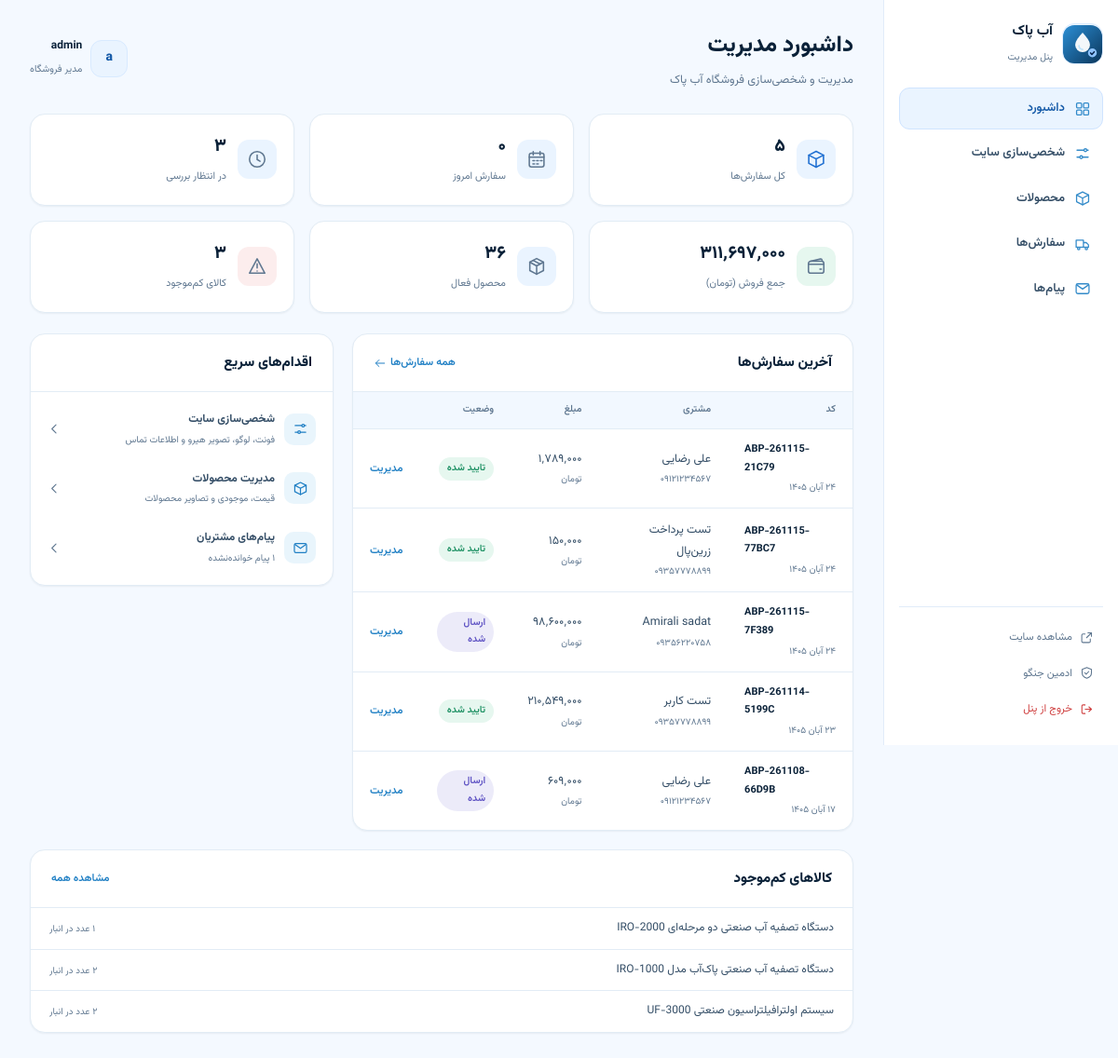
Screenshot of /panel/ (signed in) with the database file from the repository.
### shop/models.py (models this page shows, shortened)
class SiteSettings(models.Model):
    FONT_VAZIRMATN = "vazirmatn"
    FONT_TAHOMA = "tahoma"
    FONT_CUSTOM = "custom"
    FONT_CHOICES = [
        (FONT_VAZIRMATN, "وزیرمتن (پیشنهادی)"),
        (FONT_TAHOMA, "تاهوما"),
        (FONT_CUSTOM, "فونت سفارشی (بارگذاری فایل woff2)"),
    ]
    site_name = models.CharField("نام سایت", max_length=80, default="آب پاک")
    site_name_en = models.CharField("نام انگلیسی", max_length=80, default="ABPAK")
    tagline = models.CharField("شعار سایت", max_length=160, default="تجهیزات تصفیه آب خانگی و صنعتی")
    phone = models.CharField("تلفن نمایشی", max_length=40, default="۰۲۱-۹۱۰۰۴۵۶۷")
    phone_raw = models.CharField("تلفن برای تماس", max_length=40, default="02191004567")
    mobile = models.CharField("موبایل", max_length=40, blank=True, default="۰۹۱۲۳۴۵۶۷۸۹")
    email = models.EmailField("ایمیل", blank=True, default="info@abpak.ir")
    address = models.CharField("آدرس", max_length=300, blank=True, default="تهران، خیابان ولیعصر، برج آبان، طبقه ۵")
    working_hours = models.CharField("ساعات پاسخگویی", max_length=120, default="شنبه تا پنجشنبه، ۹ صبح تا ۹ شب")
    tapsi_shop = models.URLField(
        "فروشگاه تپسی‌شاپ",
        blank=True,
        default="https://tapsi.shop/store/1439158740070203392/HIT759060",
    )
    instagram = models.URLField("اینستاگرام", blank=True, default="https://instagram.com/")
    telegram = models.URLField("تلگرام", blank=True, default="https://t.me/")
    whatsapp = models.URLField("واتساپ", blank=True, default="https://wa.me/989123456789")
    CURSOR_DROPLET = "droplet"
    CURSOR_SYSTEM = "system"
    CURSOR_CHOICES = [
        (CURSOR_DROPLET, "کرسر قطره‌ای (سفارشی آب پاک)"),
        (CURSOR_SYSTEM, "کرسر پیش‌فرض سیستم"),
    ]
    font_choice = models.CharField("فونت سایت", max_length=20, choices=FONT_CHOICES, default=FONT_VAZIRMATN)
    custom_font = models.FileField("فایل فونت سفارشی", upload_to="fonts/", blank=True, null=True)
    cursor_style = models.CharField("کرسر موس سایت", max_length=20, choices=CURSOR_CHOICES, default=CURSOR_DROPLET)
    animations_enabled = models.BooleanField("انیمیشن‌های حرکتی و اسکرول", default=True)
    logo = models.ImageField("لوگوی سایت", upload_to="branding/", blank=True, null=True)
    hero_image = models.ImageField("تصویر هیرو (صفحه اصلی)", upload_to="branding/", blank=True, null=True)
    updated_at = models.DateTimeField("آخرین بروزرسانی", auto_now=True)
    class Meta:
        verbose_name = "تنظیمات سایت"
        verbose_name_plural = "تنظیمات سایت"
    @classmethod
    def load(cls):
        obj = cache.get("abpak:site-settings")
        if obj is None:
            obj, _ = cls.objects.get_or_create(pk=1)
            cache.set("abpak:site-settings", obj, 600)
        return obj
    @property
    def font_stack(self):
        base = '"Vazirmatn", "Segoe UI", Tahoma, sans-serif'
        if self.font_choice == self.FONT_CUSTOM and self.custom_font:
            return '"ABPAK-Custom", ' + base
        if self.font_choice == self.FONT_TAHOMA:
            return 'Tahoma, "Segoe UI", sans-serif'
        return base

class Order(models.Model):
    STATUS_PENDING = "pending"
    STATUS_CONFIRMED = "confirmed"
    STATUS_PROCESSING = "processing"
    STATUS_SHIPPED = "shipped"
    STATUS_DELIVERED = "delivered"
    STATUS_CANCELED = "canceled"
    STATUS_CHOICES = [
        (STATUS_PENDING, "در انتظار بررسی"),
        (STATUS_CONFIRMED, "تایید شده"),
        (STATUS_PROCESSING, "در حال آماده‌سازی"),
        (STATUS_SHIPPED, "ارسال شده"),
        (STATUS_DELIVERED, "تحویل داده شده"),
        (STATUS_CANCELED, "لغو شده"),
    ]
    PAYMENT_UNPAID = "unpaid"
    PAYMENT_AWAITING = "awaiting_transfer"
    PAYMENT_PAID = "paid"
    PAYMENT_CHOICES = [
        (PAYMENT_UNPAID, "پرداخت در محل"),
        (PAYMENT_AWAITING, "در انتظار انتقال بانکی"),
        (PAYMENT_PAID, "پرداخت شده"),
    ]
    code = models.CharField("کد سفارش", max_length=20, unique=True, editable=False)
    user = models.ForeignKey(
        settings.AUTH_USER_MODEL,
        verbose_name="کاربر",
        related_name="orders",
        on_delete=models.SET_NULL,
        null=True,
        blank=True,
    )
    full_name = models.CharField("نام و نام خانوادگی", max_length=150)
    phone = models.CharField("شماره تماس", max_length=11)
    province = models.CharField("استان", max_length=50)
    city = models.CharField("شهر", max_length=80)
    address = models.TextField("آدرس")
    postal_code = models.CharField("کد پستی", max_length=10)
    note = models.TextField("توضیحات سفارش", blank=True)
    shipping_method = models.CharField("روش ارسال", max_length=20, default="post")
    payment_method = models.CharField("روش پرداخت", max_length=20, default="cod")
    payment_status = models.CharField(
        "وضعیت پرداخت", max_length=20, choices=PAYMENT_CHOICES, default=PAYMENT_UNPAID
    )
    status = models.CharField("وضعیت سفارش", max_length=20, choices=STATUS_CHOICES, default=STATUS_PENDING)
    subtotal = models.PositiveBigIntegerField("جمع کالاها", default=0)
    shipping_cost = models.PositiveBigIntegerField("هزینه ارسال", default=0)
    total = models.PositiveBigIntegerField("مبلغ نهایی", default=0)
    tracking_code = models.CharField("کد رهگیری مرسوله", max_length=60, blank=True)
    payment_gateway = models.CharField("درگاه پرداخت", max_length=30, blank=True)
    payment_authority = models.CharField(
        "شناسه تراکنش درگاه", max_length=80, blank=True, db_index=True
    )
    payment_ref_id = models.CharField("کد پیگیری تراکنش", max_length=80, blank=True)
    paid_at = models.DateTimeField("زمان پرداخت", null=True, blank=True)
    created_at = models.DateTimeField("تاریخ ثبت", auto_now_add=True)
    updated_at = models.DateTimeField("آخرین بروزرسانی", auto_now=True)
    class Meta:
        verbose_name = "سفارش"
        verbose_name_plural = "سفارش‌ها"
        ordering = ["-created_at"]
        indexes = [
            models.Index(fields=["user", "-created_at"], name="shop_order_user_created"),
            models.Index(fields=["status", "-created_at"], name="shop_order_status_created"),
            models.Index(fields=["phone"], name="shop_order_phone"),
        ]

class Product(models.Model):
    category = models.ForeignKey(
        Category, verbose_name="دسته‌بندی", related_name="products", on_delete=models.PROTECT
    )
    brand = models.ForeignKey(
        Brand, verbose_name="برند", related_name="products", on_delete=models.SET_NULL, null=True, blank=True
    )
    name = models.CharField("نام محصول", max_length=220)
    slug = models.SlugField("نشانه (slug)", max_length=240, unique=True, allow_unicode=True)
    sku = models.CharField("کد کالا", max_length=40, blank=True)
    short_description = models.CharField("توضیح کوتاه", max_length=300, blank=True)
    description = models.TextField("توضیحات کامل", blank=True)
    price = models.PositiveBigIntegerField("قیمت (تومان)")
    old_price = models.PositiveBigIntegerField("قیمت قبل از تخفیف (تومان)", null=True, blank=True)
    stock = models.PositiveIntegerField("موجودی", default=0)
    warranty = models.CharField("شرایط گارانتی", max_length=200, blank=True)
    application = models.CharField("کاربرد محصول", max_length=250, blank=True)
    compatible_with = models.CharField("نوع دستگاه سازگار", max_length=250, blank=True)
    specs = models.JSONField("مشخصات فنی", default=list, blank=True)
    is_active = models.BooleanField("فعال", default=True)
    is_featured = models.BooleanField("محصول ویژه", default=False)
    created_at = models.DateTimeField("تاریخ ایجاد", auto_now_add=True)
    updated_at = models.DateTimeField("آخرین بروزرسانی", auto_now=True)
    objects = ProductQuerySet.as_manager()
    class Meta:
        verbose_name = "محصول"
        verbose_name_plural = "محصولات"
        ordering = ["-created_at", "id"]
        indexes = [
            models.Index(fields=["is_active", "-created_at"], name="shop_prod_active_created"),
            models.Index(fields=["category", "is_active"], name="shop_prod_cat_active"),
            models.Index(fields=["is_featured", "is_active"], name="shop_prod_featured"),
        ]

### shop/panel.py (the view)
# urls.py: path("", panel.dashboard, name="dashboard"),
@staff_member_required
def dashboard(request):
    return render(
        request,
        "panel/dashboard.html",
        {
            **services.get_dashboard_context(),
            "panel_section": "dashboard",
            "page_title": "داشبورد مدیریت",
        },
    )

### templates/panel/dashboard.html
{% extends "panel/base.html" %}
{% load shop_tags %}
{% block content %}
<div class="p-stats">
  <div class="p-stat p-stat--blue">
    <span class="p-stat__icon"><svg class="icon"><use href="#i-box"></use></svg></span>
    <div><strong>{{ stats.orders|fa }}</strong><span>کل سفارش‌ها</span></div>
  </div>
  <div class="p-stat">
    <span class="p-stat__icon"><svg class="icon"><use href="#i-calendar"></use></svg></span>
    <div><strong>{{ stats.today_orders|fa }}</strong><span>سفارش امروز</span></div>
  </div>
  <div class="p-stat">
    <span class="p-stat__icon"><svg class="icon"><use href="#i-clock"></use></svg></span>
    <div><strong>{{ stats.pending|fa }}</strong><span>در انتظار بررسی</span></div>
  </div>
  <div class="p-stat">
    <span class="p-stat__icon p-stat__icon--green"><svg class="icon"><use href="#i-wallet"></use></svg></span>
    <div><strong>{{ stats.revenue|price }}</strong><span>جمع فروش (تومان)</span></div>
  </div>
  <div class="p-stat">
    <span class="p-stat__icon"><svg class="icon"><use href="#i-package"></use></svg></span>
    <div><strong>{{ stats.products|fa }}</strong><span>محصول فعال</span></div>
  </div>
  <div class="p-stat">
    <span class="p-stat__icon p-stat__icon--red"><svg class="icon"><use href="#i-alert"></use></svg></span>
    <div><strong>{{ stats.low_stock|fa }}</strong><span>کالای کم‌موجود</span></div>
  </div>
</div>
<div class="p-grid">
  <section class="p-card">
    <div class="p-card__head">
      <h2>آخرین سفارش‌ها</h2>
      <a class="p-link" href="{% url 'panel:orders' %}">همه سفارش‌ها <svg class="icon"><use href="#i-arrow-left"></use></svg></a>
    </div>
    <div class="p-table-wrap">
      <table class="p-table">
        <thead>
          <tr><th>کد</th><th>مشتری</th><th>مبلغ</th><th>وضعیت</th><th></th></tr>
        </thead>
        <tbody>
          {% for order in recent_orders %}
            <tr>
              <td><span class="p-code">{{ order.code }}</span><small>{{ order.created_at|jalali }}</small></td>
              <td>{{ order.full_name }}<small>{{ order.phone|fa }}</small></td>
              <td>{{ order.total|price }} <small>تومان</small></td>
              <td><span class="p-badge p-badge--{{ order.status }}">{{ order.get_status_display }}</span></td>
              <td><a class="p-link" href="{% url 'panel:order_edit' order.code %}">مدیریت</a></td>
            </tr>
          {% empty %}
            <tr><td colspan="5" class="p-empty">هنوز سفارشی ثبت نشده است.</td></tr>
          {% endfor %}
        </tbody>
      </table>
    </div>
  </section>
  <aside class="p-card">
    <div class="p-card__head"><h2>اقدام‌های سریع</h2></div>
    <div class="p-actions">
      <a class="p-action" href="{% url 'panel:settings' %}">
        <span class="p-action__icon"><svg class="icon"><use href="#i-sliders"></use></svg></span>
        <span><strong>شخصی‌سازی سایت</strong><small>فونت، لوگو، تصویر هیرو و اطلاعات تماس</small></span>
        <svg class="icon p-action__arrow"><use href="#i-chevron-left"></use></svg>
      </a>
      <a class="p-action" href="{% url 'panel:products' %}">
        <span class="p-action__icon"><svg class="icon"><use href="#i-box"></use></svg></span>
        <span><strong>مدیریت محصولات</strong><small>قیمت، موجودی و تصاویر محصولات</small></span>
        <svg class="icon p-action__arrow"><use href="#i-chevron-left"></use></svg>
      </a>
      <a class="p-action" href="{% url 'panel:messages' %}">
        <span class="p-action__icon"><svg class="icon"><use href="#i-mail"></use></svg></span>
        <span><strong>پیام‌های مشتریان</strong><small>{{ stats.unread|fa }} پیام خوانده‌نشده</small></span>
        <svg class="icon p-action__arrow"><use href="#i-chevron-left"></use></svg>
      </a>
    </div>
  </aside>
</div>
<section class="p-card p-card--spaced">
  <div class="p-card__head">
    <h2>کالاهای کم‌موجود</h2>
    <a class="p-link" href="{% url 'panel:products' %}?q=">مشاهده همه</a>
  </div>
  {% if low_stock %}
    <div class="p-list">
      {% for product in low_stock %}
        <a class="p-list__row" href="{% url 'panel:product_edit' product.pk %}">
          <span>{{ product.name }}</span>
          <small>{{ product.stock|fa }} عدد در انبار</small>
        </a>
      {% endfor %}
    </div>
  {% else %}
    <p class="p-empty">همه کالاها موجودی کافی دارند.</p>
  {% endif %}
</section>
{% endblock %}

### templates/panel/base.html (shortened to what this page needs)
{% load static %}<!DOCTYPE html>
<html lang="fa" dir="rtl" data-theme="light" style="--font: {{ site.font_stack }};">
<head>
  <link rel="stylesheet" href="{% static 'css/main.css' %}?v=5">
  <link rel="stylesheet" href="{% static 'css/pages.css' %}?v=5">
  <link rel="stylesheet" href="{% static 'css/panel.css' %}?v=5">
</head>
<body class="panel-body">
  <div class="panel-shell">
    <aside class="panel-side">
      <a class="panel-brand" href="{% url 'panel:dashboard' %}">
        {% if site.logo %}
          <img src="{{ site.logo.url }}" alt="{{ site.site_name }}">
        {% else %}
          <span class="panel-brand__mark">{% include "partials/brand_mark.html" %}</span>
        {% endif %}
        <span>
          <strong>{{ site.site_name }}</strong>
          <small>پنل مدیریت</small>
        </span>
      </a>
      <nav class="panel-nav" aria-label="منوی پنل">
        <a class="panel-nav__link {% if panel_section == 'dashboard' %}is-active{% endif %}" href="{% url 'panel:dashboard' %}">
          <svg class="icon" aria-hidden="true"><use href="#i-grid"></use></svg>
          داشبورد
        </a>
        <a class="panel-nav__link {% if panel_section == 'settings' %}is-active{% endif %}" href="{% url 'panel:settings' %}">
          <svg class="icon" aria-hidden="true"><use href="#i-sliders"></use></svg>
          شخصی‌سازی سایت
        </a>
        <a class="panel-nav__link {% if panel_section == 'products' %}is-active{% endif %}" href="{% url 'panel:products' %}">
          <svg class="icon" aria-hidden="true"><use href="#i-box"></use></svg>
          محصولات
        </a>
        <a class="panel-nav__link {% if panel_section == 'orders' %}is-active{% endif %}" href="{% url 'panel:orders' %}">
          <svg class="icon" aria-hidden="true"><use href="#i-truck"></use></svg>
          سفارش‌ها
        </a>
        <a class="panel-nav__link {% if panel_section == 'messages' %}is-active{% endif %}" href="{% url 'panel:messages' %}">
          <svg class="icon" aria-hidden="true"><use href="#i-mail"></use></svg>
          پیام‌ها
        </a>
      </nav>
      <div class="panel-side__foot">
        <a class="panel-side__mini" href="{% url 'shop:home' %}" target="_blank" rel="noopener" aria-label="مشاهده سایت">
          <svg class="icon" aria-hidden="true"><use href="#i-external"></use></svg>
          <span>مشاهده سایت</span>
        </a>
        <a class="panel-side__mini" href="/admin/" aria-label="ادمین جنگو">
          <svg class="icon" aria-hidden="true"><use href="#i-shield"></use></svg>
          <span>ادمین جنگو</span>
        </a>
        <form action="{% url 'admin:logout' %}" method="post">
          <button class="panel-side__mini panel-side__mini--logout" type="submit" aria-label="خروج از پنل">
            <svg class="icon" aria-hidden="true"><use href="#i-logout"></use></svg>
            <span>خروج از پنل</span>
          </button>
        </form>
      </div>
    </aside>
    <div class="panel-main">
      <header class="panel-top">
        <div>
          <h1>{{ page_title|default:"پنل مدیریت" }}</h1>
          <p>مدیریت و شخصی‌سازی فروشگاه {{ site.site_name }}</p>
        </div>
        <div class="panel-user">
          <span class="panel-user__avatar">{{ user.get_full_name|default:user.username|first }}</span>
          <span>
            <strong>{{ user.get_full_name|default:user.username }}</strong>
            <small>مدیر فروشگاه</small>
          </span>
        </div>
      </header>
      {% block content %}{% endblock %}
    </div>
  </div>
</body>
</html>

### rows the page displays
SiteSettings: site_name "آب پاک"
Order: code "ABP-261115-21C79", created_at|jalali "۲۴ آبان ۱۴۰۵", full_name "علی رضایی", phone|fa "۰۹۱۲۱۲۳۴۵۶۷", total "۱٬۷۸۹٬۰۰۰", status "تایید شده"
Order: code "ABP-261115-77BC7", created_at|jalali "۲۴ آبان ۱۴۰۵", full_name "تست پرداخت زرین‌پال", phone|fa "۰۹۳۵۷۷۷۸۸۹۹", total "۱۵۰٬۰۰۰", status "تایید شده"
Order: code "ABP-261115-7F389", created_at|jalali "۲۴ آبان ۱۴۰۵", full_name "Amirali sadat", phone|fa "۰۹۳۵۶۲۲۰۷۵۸", total "۹۸٬۶۰۰٬۰۰۰", status "ارسال شده"
Order: code "ABP-261114-5199C", created_at|jalali "۲۳ آبان ۱۴۰۵", full_name "تست کاربر", phone|fa "۰۹۳۵۷۷۷۸۸۹۹", total "۲۱۰٬۵۴۹٬۰۰۰", status "تایید شده"
Order: code "ABP-261108-66D9B", created_at|jalali "۱۷ آبان ۱۴۰۵", full_name "علی رضایی", phone|fa "۰۹۱۲۱۲۳۴۵۶۷", total "۶۰۹٬۰۰۰", status "ارسال شده"
Product: name "دستگاه تصفیه آب صنعتی دو مرحله‌ای IRO-2000"
Product: name "دستگاه تصفیه آب صنعتی پاک‌آب مدل IRO-1000"
Product: name "سیستم اولترافیلتراسیون صنعتی UF-3000"

### other values shown
{{ page_title|default:"پنل مدیریت" }} "داشبورد مدیریت"
{{ user.get_full_name|default:user.username|first }} "a"
{{ user.get_full_name|default:user.username }} "admin"
{{ stats.orders|fa }} "۵"
{{ stats.today_orders|fa }} "۰"
{{ stats.pending|fa }} "۳"
{{ stats.revenue|price }} "۳۱۱٬۶۹۷٬۰۰۰"
{{ stats.products|fa }} "۳۶"
{{ stats.low_stock|fa }} "۳"
